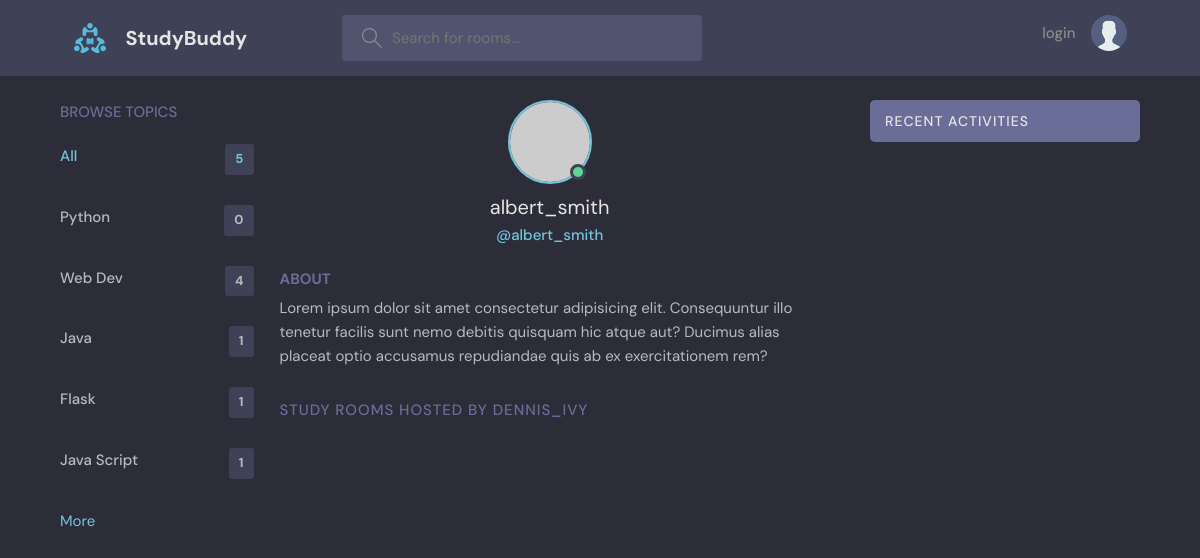
The page /profile/6/ on the database as committed earlier.
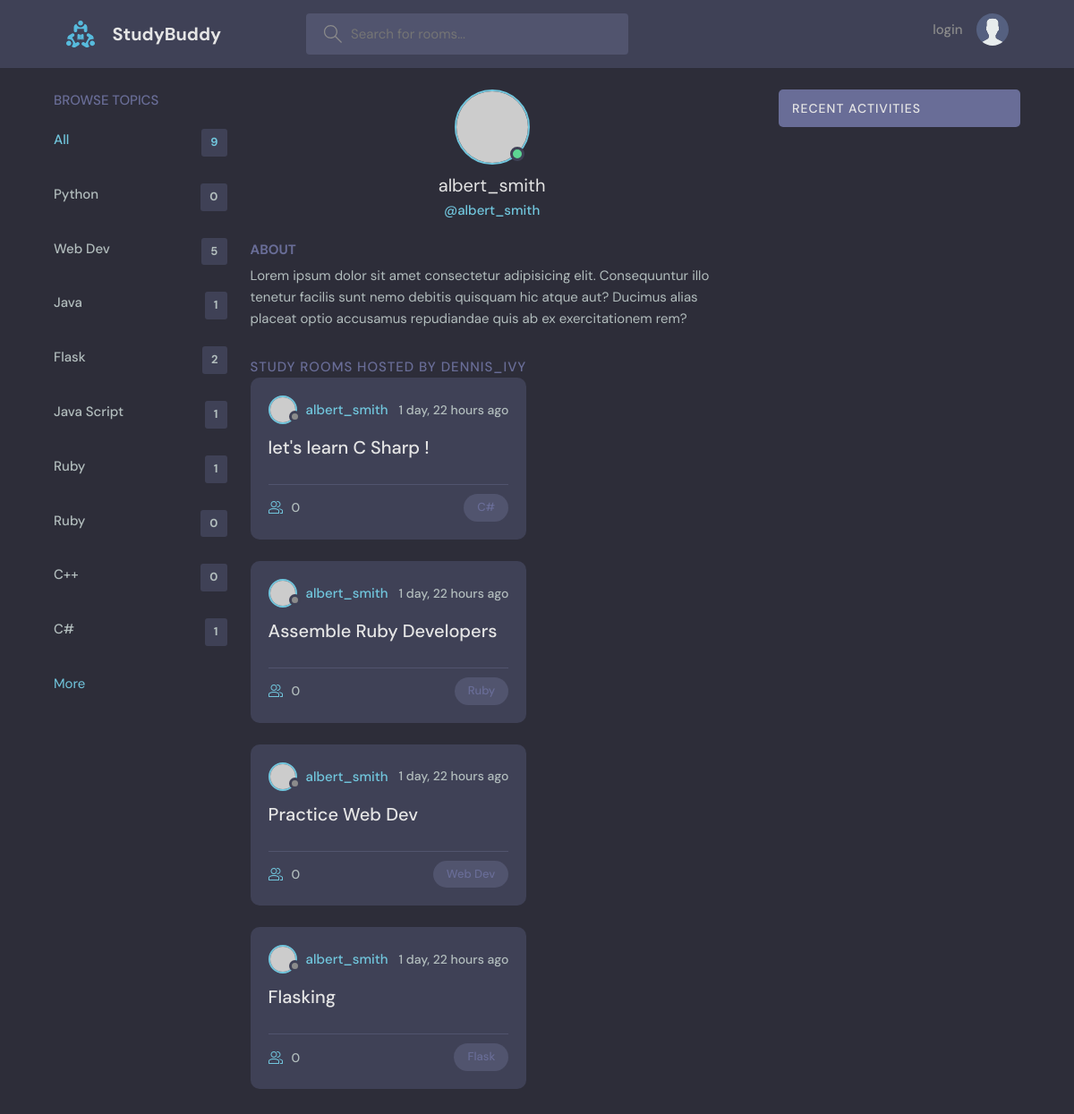
The same page on the database as committed later.
### base/models.py (models this page shows, shortened)
class Topic(models.Model):
    name=models.CharField(max_length=200)

class Room(models.Model):
    host = models.ForeignKey(User,on_delete=models.SET_NULL,null=True)
    topic=models.ForeignKey(Topic,on_delete=models.SET_NULL,null=True) #if topic was placed below Room then we must put Topic under Singles Commas i.e 'Topic',on_delete=models.CASCADE
    name=models.CharField(max_length=200)
    description=models.TextField(null=True,blank=True);
    participants=models.ManyToManyField(User,related_name='participants',blank=True)
    updated =models.DateTimeField(auto_now=True)   #automatic
    created =models.DateTimeField(auto_now_add=True)  #it will only save a value once i.e the time it is created
    class Meta:
        ordering = ['-updated','-created']  # '-' puts the new data field before all the prefilled data

### base/views.py (the view)
# urls.py: path('profile/<str:pk>/',views.userProfile,name="user-profile"),
def userProfile(request,pk):
    user=User.objects.get(id=pk)
    rooms=user.room_set.all()
    room_messages=user.message_set.all()
    topics=Topic.objects.all()
    context={'user':user,'rooms':rooms,'room_messages':room_messages,'topics':topics}
    return render(request,'base/profile.html',context)

### base/templates/base/profile.html (shortened to what this page needs)
{% extends 'main.html' %}
{% block content %}
<main class="profile-page layout layout--3">
    <div class="container">
      {% include 'base/topic_component.html' %}
      <div class="roomList">
        <div class="profile">
          <div class="profile__avatar">
            <div class="avatar avatar--large active">
              <img src="https://randomuser.me/api/portraits/men/11.jpg" />
            </div>
          </div>
          <div class="profile__info">
            <h3> {{user.username}}</h3>
            <p>@{{user.username}}</p>
          </div>
          <div class="profile__about">
            <h3>About</h3>
            <p>
              Lorem ipsum dolor sit amet consectetur adipisicing elit. Consequuntur illo tenetur
              facilis sunt nemo debitis quisquam hic atque aut? Ducimus alias placeat optio
              accusamus repudiandae quis ab ex exercitationem rem?
            </p>
          </div>
        </div>
        <div class="roomList__header">
          <div>
            <h2>Study Rooms Hosted by dennis_ivy
            </h2>
            {% include 'base/feed_component.html' %}
          </div>
        </div>
      </div>
      {% include 'base/activity_component.html' %}
    </div>
</main>
{% endblock content %}

### templates/main.html (shortened to what this page needs)
<!DOCTYPE html>
{% load static %}
<html lang="en">
  <head>
    <link rel="stylesheet" href="{% static 'styles/style.css' %}" />
  </head>
  <body>
    {% include 'navbar.html'%}
    {% block content %}
    {% endblock %}
  </body>
</html>

### templates/navbar.html (shortened to what this page needs)
{%load static %}
<!DOCTYPE html>
<html lang="en">
<head>
</head>
<body>
  <header class="header header--loggedIn">
    <div class="container">
      <a href="{% url 'home' %}" class="header__logo">
        <img src="{% static 'images/logo.svg' %}" />
        <h1>StudyBuddy</h1>
      </a>
      <form class="header__search" method="GET" action="{% url 'home' %}">
        <label>
          <input name="q" placeholder="Search for rooms..." />
        </label>
      </form>
      <nav class="header__menu">
        {% if request.user.is_authenticated %}
        <div class="header__user">
          <a href="{% url 'user-profile' request.user.id %}">
            <div class="avatar avatar--medium active">
              <img src="https://randomuser.me/api/portraits/men/37.jpg" />
            </div>
            <h1> {{request.user.username}}</h1>
          </a>
          <button class="dropdown-button">
            <svg version="1.1" xmlns="http://www.w3.org/2000/svg" width="32" height="32" viewBox="0 0 32 32">
              <title>chevron-down</title>
              <path d="M16 21l-13-13h-3l16 16 16-16h-3l-13 13z"></path>
            </svg>
          </button>
        </div>
        <a href="{% url 'logout' %}">logout</a>
       {% else %}
       <div>
       <a href="{% url 'login' %}">login
        <img src="{% static 'images/avatar.svg' %}" />
        </a>
      </div>
        {% endif %}
      </nav>
    </div>
  </header>
</body>
</html>

### base/templates/base/topic_component.html
<div class="topics">
    <div class="topics__header">
        <h2>Browse Topics</h2>
    </div>
    <ul class="topics__list">
        <li>
            <a href="{% url 'home' %}" class="active">All<span>{{topics.count}}</span></a>
        </li>
        {% for topic in topics %}
        <li>
            <a href="{% url 'home' %}?q={{topic.name}}">{{topic.name}}<span>{{topic.room_set.all.count}}</span></a>
        </li>
        {% endfor %}
    </ul>
    <a  href="{% url 'topics' %}">More</a>
</div>

### base/templates/base/feed_component.html (shortened to what this page needs)
{% for room in rooms %}
<div style="width:100%" class="roomListRoom">
  <div class="roomListRoom__header">
    <a href="{% url 'user-profile' room.host.id %}" class="roomListRoom__author">
      <div class="avatar avatar--small">
        <img src="https://randomuser.me/api/portraits/women/11.jpg" />
      </div>
      <span>{{room.host.username}}</span>
    </a>
    <div class="roomListRoom__actions">
      <span>{{room.created|timesince}} ago</span>
    </div>
  </div>
  <div class="roomListRoom__content">
    <a href="{% url 'room' room.id %}">{{room.name}}</a>
  </div>
  <div class="roomListRoom__meta">
    <a href="{% url 'room' room.id %}" class="roomListRoom__joined">
     {{room.participants.all.count}}
    </a>
    <p class="roomListRoom__topic">{{room.topic.name}}</p>
  </div>
</div>
{% endfor %}

### base/templates/base/activity_component.html (shortened to what this page needs)
<div class="activities">
  <div class="activities__header">
    <h2>Recent Activities</h2>
  </div>
</div>

Rows that differ between the two databases and show on the page:
computed for Topic "Web Dev": room_set.all.count "4" → "5"
computed for Topic "Flask": room_set.all.count "1" → "2"
added Topic: name "Ruby", room_set.all.count "1"
added Topic: name "Ruby", room_set.all.count "0"
added Topic: name "C++", room_set.all.count "0"
added Topic: name "C#", room_set.all.count "1"
added Room: host.username "albert_smith", created "1 day, 22 hours", name "let's learn C Sharp !", participants.all.count "0", topic.name "C#"
added Room: host.username "albert_smith", created "1 day, 22 hours", name "Assemble Ruby Developers", participants.all.count "0", topic.name "Ruby"
added Room: host.username "albert_smith", created "1 day, 22 hours", name "Practice Web Dev", participants.all.count "0", topic.name "Web Dev"
added Room: host.username "albert_smith", created "1 day, 22 hours", name "Flasking", participants.all.count "0", topic.name "Flask"
Other text that changed with them:
{{ topics.count }}: "5" → "9"
